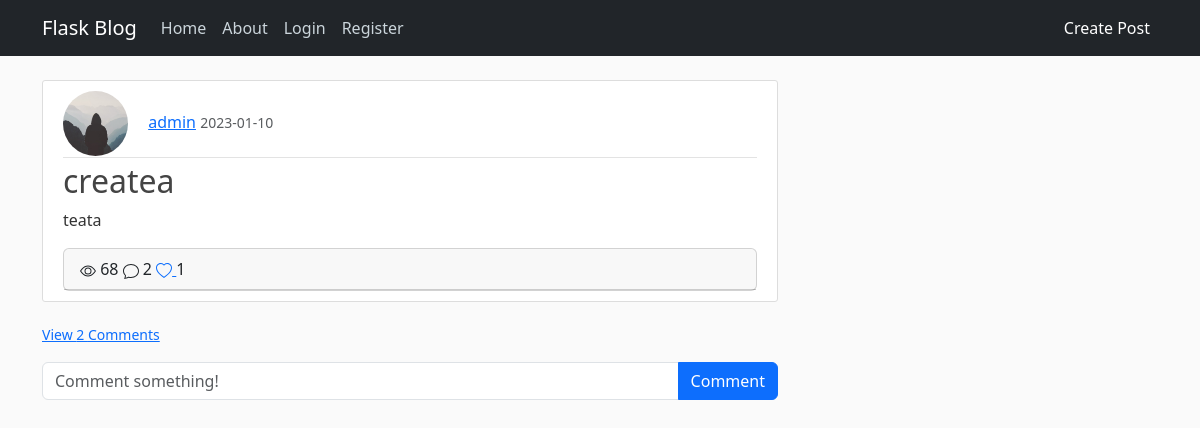
/post/1, run on an earlier commit of the app's database.
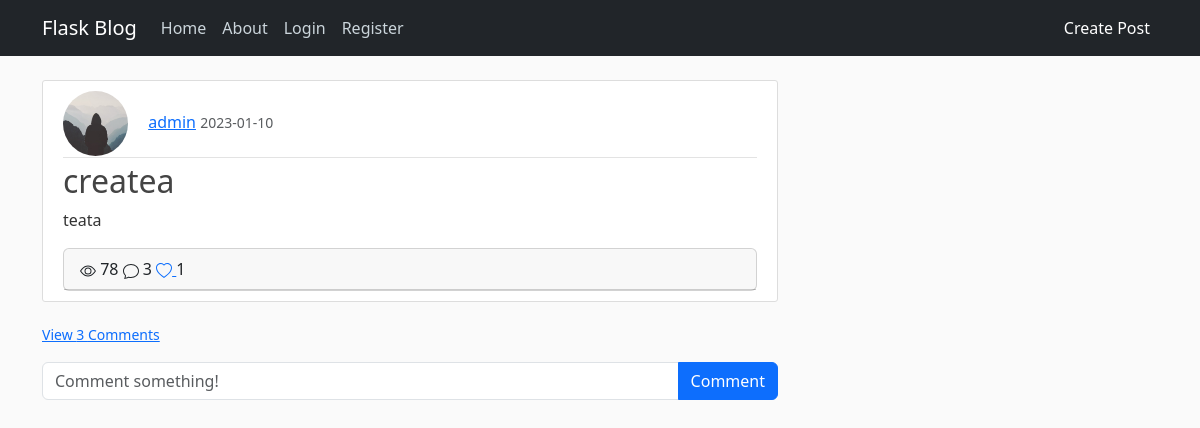
And on a later commit of the database.
### blog/models.py (models this page shows, shortened)
class Post(db.Model):
    id = db.Column(db.Integer, primary_key=True)
    title = db.Column(db.String(100), nullable=False)
    date_posted = db.Column(db.DateTime, nullable=False, default=datetime.utcnow)
    content = db.Column(db.Text, nullable=False)
    user_id = db.Column(db.Integer, db.ForeignKey('user.id'), nullable=False)
    views = db.Column(db.Integer, default=0)
    comments = db.relationship('Comment', backref='post', passive_deletes=True)
    likes = db.relationship('Like', backref='post', passive_deletes=True)

### blog/post/views.py (the view)
@post.route('/post/<int:post_id>')
def post_detail(post_id):
    post = Post.query.get_or_404(post_id)
    reviews = Comment.query.filter_by(post_id=post_id)
    post.views += 1
    db.session.commit()
    return render_template('post.html', title=post.title, post=post, reviews=reviews)

### blog/templates/post.html (shortened to what this page needs)
{% extends "base.html" %}
{% block content %}
  <article class="media content-section">
    <div class="media-body">
      <div class="article-metadata">
        <img class="rounded-circle article-img" src="{{ url_for('static', filename='profile_pics/' + post.user.image_file) }}">
        <a class="mr-2" href="#">{{ post.user.username }}</a>
        <small class="text-muted">{{ post.date_posted.strftime('%Y-%m-%d') }}</small>
      </div>
      <h2 class="article-title">{{ post.title }}</h2>
      <p class="article-content">{{ post.content }}</p>
      <div class="card">
       <div class="card-header">
           {{post.views}}
            {{post.comments|length}}
           <a href="/like-post/{{post.id}}">
           </a>
             {{post.likes|length}}
       </div>
      </div>
    </div>
  </article>
      <p class="card-text">
        {% if post.comments|length > 0 %}
        <a data-bs-toggle="collapse" href="#comments-{{post.id}}" role="button">
          <small>View {{post.comments|length}} Comments</small>
        </a>
        {% else %}
        <small class="text-muted">No Comments</small>
        {% endif %}
      </p>
     <form class="input-group mb-3" method="POST" action="/create-comment/{{post.id}}">
        <input
          type="text"
          id="text"
          name="text"
          class="form-control"
          placeholder="Comment something!"
        />
        <button type="submit" class="btn btn-primary">Comment</button>
      </form>
{% endblock content %}

What changed in the data, as far as the page shows it:
changed Post "createa": views "68" → "78"
Also different on the page:
{{ post.comments|length }}: "2" → "3"
